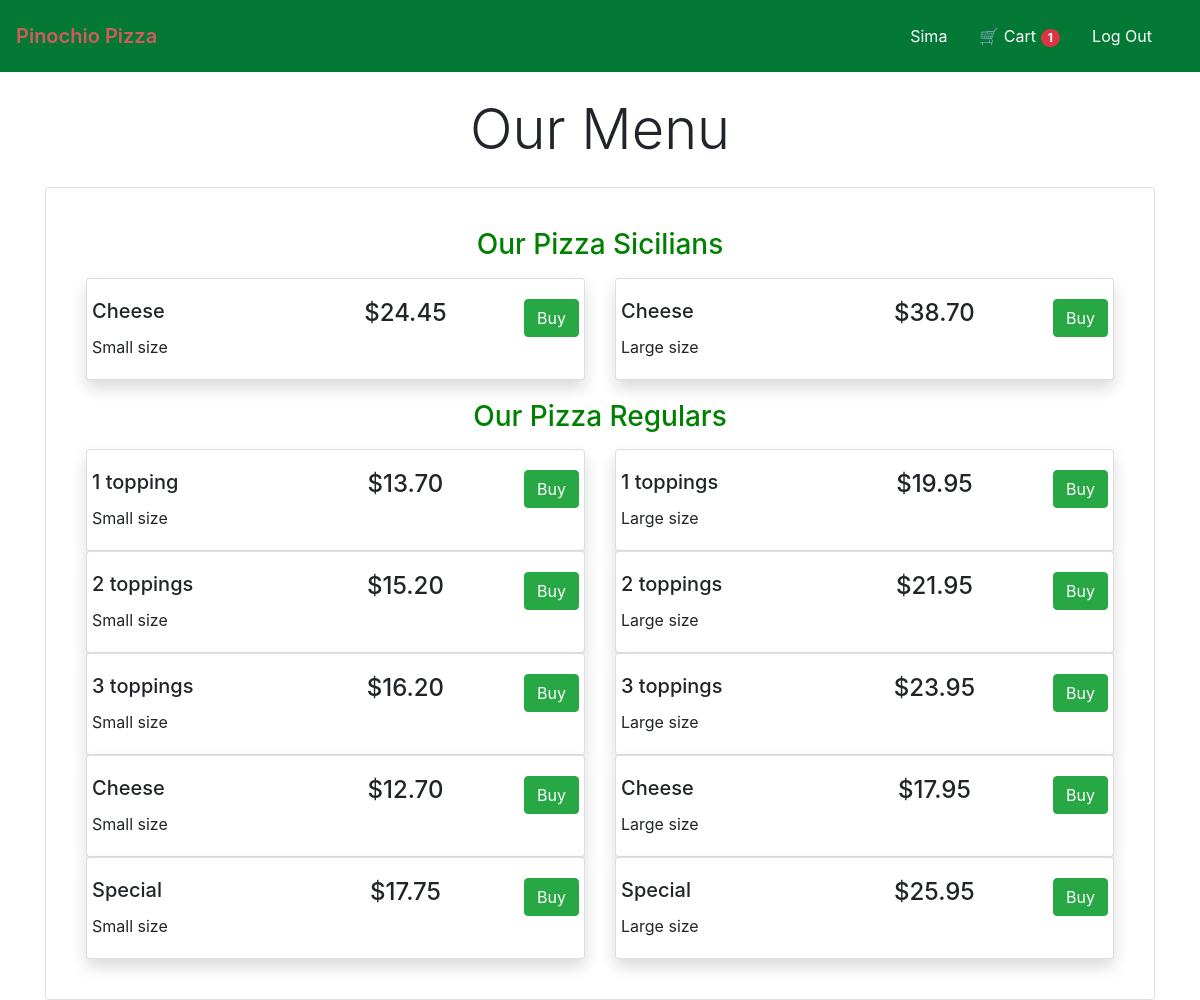
Before: / (signed in) with the older database file.
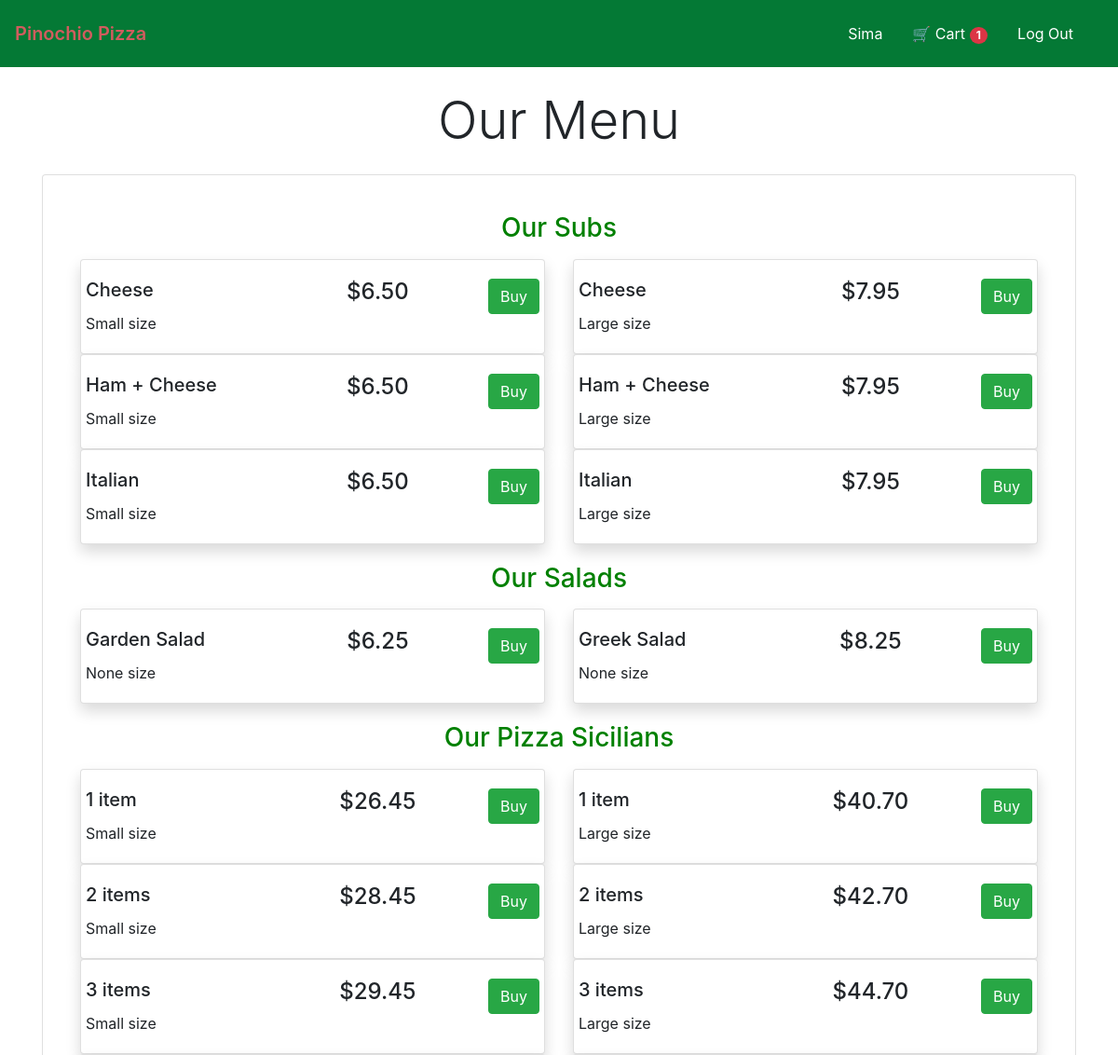
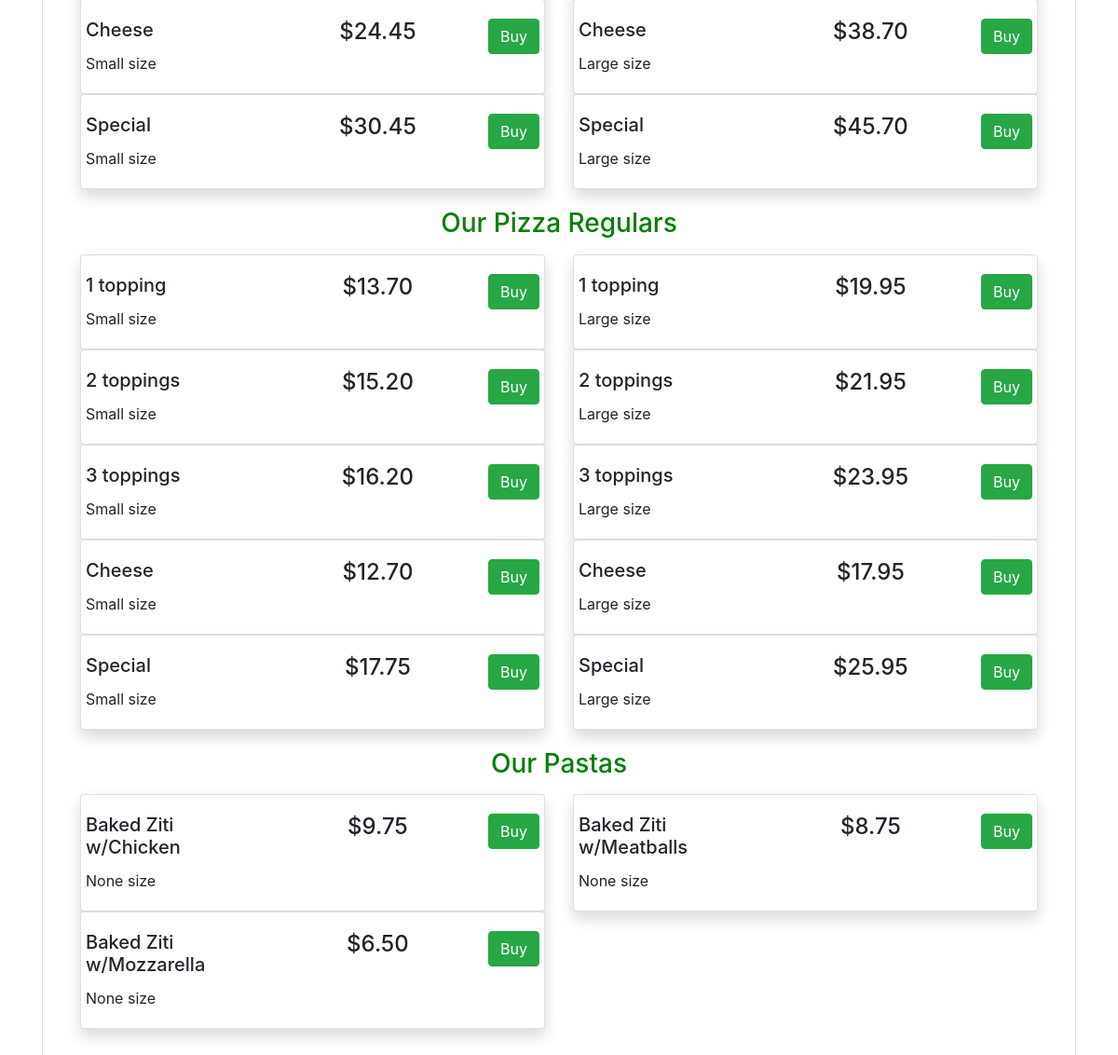
After: the same page with the newer database file (2 pictures, top to bottom).
### orders/models.py (models this page shows, shortened)
class Product(models.Model):
    NULL = 'None'
    SM = 'Small'
    LG = 'Large'
    SIZE = [(NULL, 'None'), (SM, 'Small'), (LG, 'Large')]
    size = models.CharField(max_length=6, choices=SIZE, default=NULL)
    name = models.CharField(max_length=64)
    type = models.CharField(max_length=64)
    price = models.FloatField()

### orders/views.py (the view)
# urls.py: path("", views.index, name="index"),
def index(request):
    if not request.user.is_authenticated:
        return render(request, "users/login.html", {"message": None})
    products = Product.objects.values(
        'id', 'name', 'type', 'size', 'price', 'pizza__toppings_number')
    cart = get_or_none(Cart, user=request.user, active=True)
    orders = DetailedOrder.objects.filter(cart=cart)
    counter = 0
    if orders:
        for order in orders:
            counter += order.quantity
    types = Product.objects.order_by('-type').values('type').distinct()
    context = {
        "user": request.user,
        "toppings": Topping.objects.all(),
        "types": types,
        "products": products.order_by('name'),
        "counter": counter
    }
    return render(request, "orders/home.html", context)

### orders/views.py (called while the page is built)
def get_or_none(classmodel, **kwargs):
    try:
        return classmodel.objects.get(**kwargs)
    except classmodel.DoesNotExist:
        return None

### orders/templates/orders/home.html (shortened to what this page needs)
{% extends "../users/base.html" %}
{% block body %}
<main>
    <h2 class="display-4 text-center my-4">Our Menu</h4>
        <div class="card" style="padding: 40px;">
            {% for type in types %}
            <h3 class="card-title text-center mb-3 p-title">Our {{type.type}}s</h3>
            <div class="row">
            {% for product in products %}
            {% if product.type == type.type %}
                <div class="col-sm-6">
                    <div class="card shadow">
                        <div class="card-body row justify-content-between">
                            <div class="column" style="width: 40%">
                                <h5 class="card-title">{{product.name}}</h5>
                                <p class="card-text">{{product.size}} size</p>
                            </div>
                            <h4 class="card-text ">${{product.price|floatformat:2 }}</h4>
                            {%if product.pizza__toppings_number %}
                            <a data-toggle="modal" data-target="#myModal{{product.id}}"
                                data-topnum="{{product.pizza__toppings_number}}" data-pizzaid="{{product.id}}" type="button"
                                class="modal-button btn btn-success align-self-start">Buy</a>
                            {%else%}
                            <form action="{% url 'add_to_cart' product.id %}" method="post">
                                <input type="submit" value="Buy" class="btn btn-success align-self-center"></input>
                            </form>
                            {%endif%}
                        </div>
                    </div>
                </div>
            {%endif%}
            {% endfor %}
        </div>
            {% endfor %}
        </div>
</main>
{% endblock %}

Changed rows visible on the page:
removed Product: name "3 toppings", size "Large", price "23.95", shown under "Pizza Regular"
added Product: name "Cheese", size "Small", price "6.50", shown under "Sub"
added Product: name "Cheese", size "Large", price "7.95", shown under "Sub"
added Product: name "Ham + Cheese", size "Small", price "6.50", shown under "Sub"
added Product: name "Ham + Cheese", size "Large", price "7.95", shown under "Sub"
added Product: name "Italian", size "Small", price "6.50", shown under "Sub"
added Product: name "Italian", size "Large", price "7.95", shown under "Sub"
added Product: name "Garden Salad", size "None", price "6.25", shown under "Salad"
added Product: name "Greek Salad", size "None", price "8.25", shown under "Salad"
added Product: name "1 item", size "Small", price "26.45", shown under "Pizza Sicilian"
added Product: name "1 item", size "Large", price "40.70", shown under "Pizza Sicilian"
added Product: name "2 items", size "Small", price "28.45", shown under "Pizza Sicilian"
added Product: name "2 items", size "Large", price "42.70", shown under "Pizza Sicilian"
added Product: name "3 items", size "Small", price "29.45", shown under "Pizza Sicilian"
added Product: name "3 items", size "Large", price "44.70", shown under "Pizza Sicilian"
changed Product (number 15 of 31 on the later page): moves from the list under "Pizza Regular" to the list under "Pizza Sicilian"
changed Product (number 16 of 31 on the later page): moves from the list under "Pizza Regular" to the list under "Pizza Sicilian"
added Product: name "Special", size "Small", price "30.45", shown under "Pizza Sicilian"
added Product: name "Special", size "Large", price "45.70", shown under "Pizza Sicilian"
changed Product (number 20 of 31 on the later page): name "1 toppings" → "1 topping"
changed Product (number 22 of 31 on the later page): name "Special" → "2 toppings"; size "Small" → "Large"; price "17.75" → "21.95"; moves up the list
changed Product (number 23 of 31 on the later page): name "Special" → "3 toppings"; size "Large" → "Small"; price "25.95" → "16.20"; moves up the list
changed Product (number 24 of 31 on the later page): moves from the list under "Pizza Sicilian" to the list under "Pizza Regular"
changed Product (number 27 of 31 on the later page): moves from the list under "Pizza Sicilian" to the list under "Pizza Regular"
added Product: name "Special", size "Large", price "25.95", shown under "Pizza Regular"
added Product: name "Baked Ziti w/Chicken", size "None", price "9.75", shown under "Pasta"
added Product: name "Baked Ziti w/Meatballs", size "None", price "8.75", shown under "Pasta"
added Product: name "Baked Ziti w/Mozzarella", size "None", price "6.50", shown under "Pasta"
Other visible differences:
new list line: "Our Sub s"
new list line: "Our Salad s"
list line gone: "Buy"
new list line: "Buy"
new list line: "Our Pasta s"
